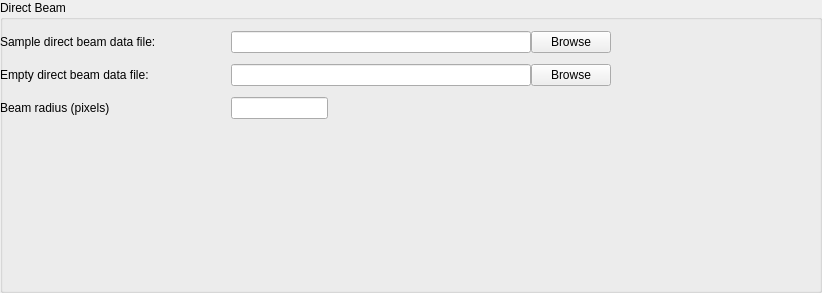
<?xml version="1.0" encoding="UTF-8"?>
<ui version="4.0">
 <class>GroupBox</class>
 <widget class="QGroupBox" name="GroupBox">
  <property name="geometry">
   <rect>
    <x>0</x>
    <y>0</y>
    <width>822</width>
    <height>293</height>
   </rect>
  </property>
  <property name="windowTitle">
   <string>GroupBox</string>
  </property>
  <property name="title">
   <string>Direct Beam</string>
  </property>
  <widget class="QWidget" name="gridLayoutWidget">
   <property name="geometry">
    <rect>
     <x>0</x>
     <y>20</y>
     <width>611</width>
     <height>111</height>
    </rect>
   </property>
   <layout class="QGridLayout" name="gridLayout">
    <property name="spacing">
     <number>0</number>
    </property>
    <item row="0" column="0">
     <widget class="QLabel" name="label">
      <property name="minimumSize">
       <size>
        <width>180</width>
        <height>0</height>
       </size>
      </property>
      <property name="text">
       <string>Sample direct beam data file:</string>
      </property>
     </widget>
    </item>
    <item row="0" column="2">
     <widget class="QLineEdit" name="sample_edit">
      <property name="maximumSize">
       <size>
        <width>300</width>
        <height>16777215</height>
       </size>
      </property>
      <property name="toolTip">
       <string>Enter a valid data file path.</string>
      </property>
     </widget>
    </item>
    <item row="0" column="3">
     <widget class="QPushButton" name="sample_browse">
      <property name="sizePolicy">
       <sizepolicy hsizetype="Fixed" vsizetype="Fixed">
        <horstretch>0</horstretch>
        <verstretch>0</verstretch>
       </sizepolicy>
      </property>
      <property name="text">
       <string>Browse</string>
      </property>
     </widget>
    </item>
    <item row="1" column="0">
     <widget class="QLabel" name="label_2">
      <property name="text">
       <string>Empty direct beam data file:</string>
      </property>
     </widget>
    </item>
    <item row="1" column="2">
     <widget class="QLineEdit" name="direct_edit">
      <property name="maximumSize">
       <size>
        <width>300</width>
        <height>16777215</height>
       </size>
      </property>
      <property name="toolTip">
       <string>Enter a valid data file path.</string>
      </property>
     </widget>
    </item>
    <item row="1" column="3">
     <widget class="QPushButton" name="direct_browse">
      <property name="sizePolicy">
       <sizepolicy hsizetype="Fixed" vsizetype="Fixed">
        <horstretch>0</horstretch>
        <verstretch>0</verstretch>
       </sizepolicy>
      </property>
      <property name="text">
       <string>Browse</string>
      </property>
     </widget>
    </item>
    <item row="2" column="2">
     <widget class="QLineEdit" name="beam_radius_edit">
      <property name="sizePolicy">
       <sizepolicy hsizetype="Fixed" vsizetype="Fixed">
        <horstretch>0</horstretch>
        <verstretch>0</verstretch>
       </sizepolicy>
      </property>
      <property name="maximumSize">
       <size>
        <width>97</width>
        <height>16777215</height>
       </size>
      </property>
      <property name="toolTip">
       <string>Radius of the beam in pixels.</string>
      </property>
     </widget>
    </item>
    <item row="2" column="0">
     <widget class="QLabel" name="label_3">
      <property name="text">
       <string>Beam radius (pixels)</string>
      </property>
     </widget>
    </item>
   </layout>
  </widget>
 </widget>
 <resources/>
 <connections/>
</ui>
